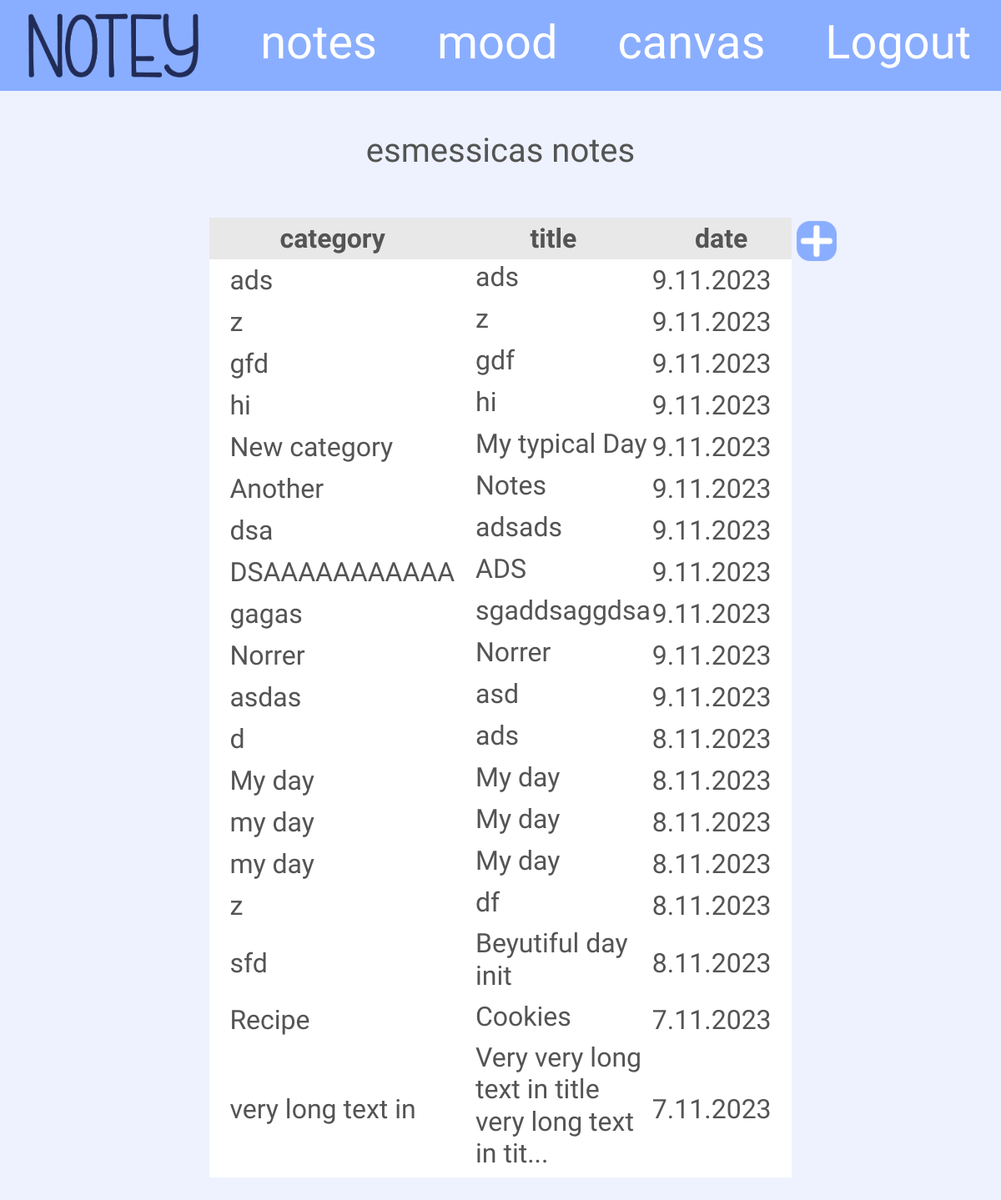
The page /note/ (signed in) on the database as committed earlier.
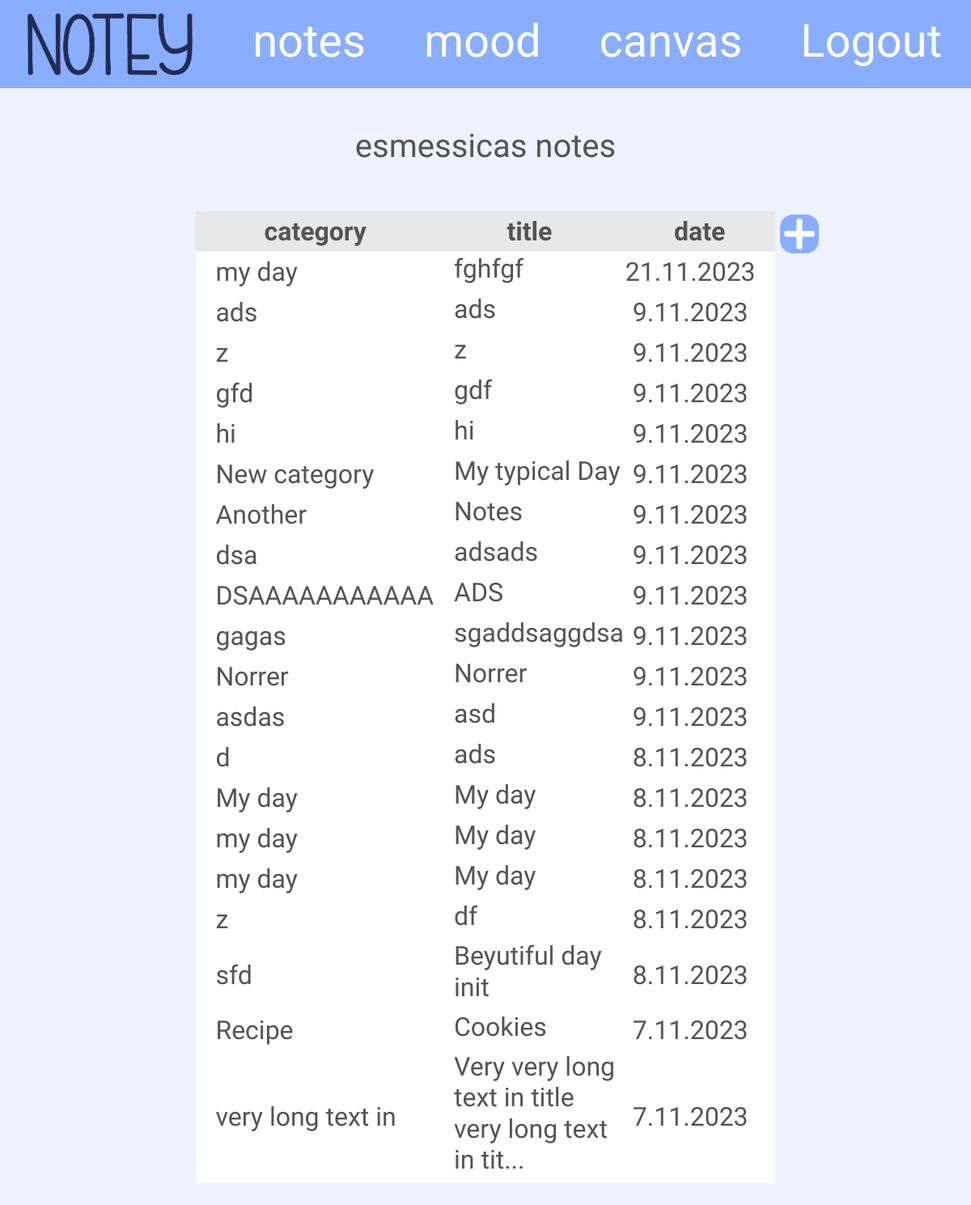
The same page on the database as committed later.
### notey_app/models.py (models this page shows, shortened)
class Note(models.Model):
    create_date = models.DateTimeField(default=timezone.now)
    category = models.CharField(max_length=100)
    title = models.CharField(max_length=225)
    text = models.TextField(blank=True, null=True)
    author = models.ForeignKey(User, on_delete=models.CASCADE, null=True, blank=True)

### notey_app/views.py (the view)
# urls.py: path('note/', views.NoteListView.as_view(), name='all_notes'),
class NoteListView(LoginRequiredMixin, ListView):
    login_url = 'login/'
    redirect_field_name = 'notey_app/note_detail.html'  # redirect to detail view
    model = Note
    def get_context_data(self, **kwargs):
        context = super().get_context_data(**kwargs)
        user = self.request.user
        user_notes = Note.objects.filter(author=user)
        context['user_has_notes'] = user_notes.exists()
        return context
    def get_queryset(self):
        return Note.objects.filter(author=self.request.user).order_by('-create_date')
    """
    with get query set - set SQL query in model.
    Grab post model.all objects and filter them based on condition.
    """

### notey_app/context_processors.py (called while the page is built)
def mood_context(request):
    mood = None
    if request.user.is_authenticated:
        today_date = date.today()
        mood_record = Mood.objects.filter(author=request.user, mood_date=today_date).first()
        mood = 'mood_advice' if mood_record else 'mood'
    return {'mood': mood}

### notey_app/templates/notey_app/note_list.html (shortened to what this page needs)
{% extends "notey_app/base.html" %}
{% block body_block %}
<div class="color_text patric-font normal-text">
    <h1 class=" text-center mt-5 mb-4"> {{user.username}}s notes </h1>
    <div class="base-container">
        <div>
        </div>
        {% if user_has_notes %}
             <table>
                      <thead class="gray-zone text-center container">
                        <tr >
                            <th class="head-table col-md-auto">category</th>
                            <th class="head-table col-8">title</th>
                            <th class="head-table col ">date</th>
                        </tr>
                      </thead>
                    <tbody>
                     {% for n in object_list %}
                         <tr class="clickable-row" data-href="{% url 'notey_app:note_detail' pk=n.pk %}">
                            <td class="ps-4">
                                    {% if n.category|length > 20 %}
                                        {{ n.category|slice:":20"|safe|linebreaksbr  }}...
                                    {% else %}
                                        {{ n.category|safe|linebreaksbr }}
                                    {% endif %}
                             </td>
                             <td class="ps-4">
                                <h2>
                                    {% if n.title|length > 50 %}
                                        {{ n.title|slice:"50"|safe|linebreaksbr  }}...
                                    {% else %}
                                        {{ n.title|safe|linebreaksbr }}
                                    {% endif %}
                                </h2>
                             </td>
                              <td class="text-center pe-4">
                                {{ n.create_date|date:"j.n.Y" }}
                              </td>
                         </tr>
                     </tbody>
                    {% endfor %}
             </table>
        <div class="">
            <button class="add-small all-notes-btn">
                <a href="{% url 'notey_app:create_note' %}">
                    <img class="add-small" src="/static/icons/add-blue.png" alt="add new note">
                </a>
            </button>
        </div>
    </div>
    {% else %}
        <p> You don't have any notes yet! </p>
    {% endif %}
</div>
{% endblock %}

### notey_app/templates/notey_app/base.html (shortened to what this page needs)
<!DOCTYPE html>
{% load static %}
<html lang="en">
<head>
    <link rel="stylesheet" href="//cdn.jsdelivr.net/npm/medium-editor@latest/dist/css/medium-editor.min.css" type="text/css" media="screen" charset="utf-8">
    <link rel="stylesheet" type="text/css" href="{% static 'css/style.css' %}">
    <link rel="stylesheet" type="text/css" href="{% static 'css/style-mobile.css'%}">
    <link href="https://cdn.jsdelivr.net/npm/bootstrap@5.0.2/dist/css/bootstrap.min.css" rel="stylesheet"
>
</head>
<body>
        <header class="primary-header" >
            <nav>
             <a class="navbar-brand activate" href="{% url 'index' %}"> <img class="logo_nav" src="{% static 'icons/notey.png' %}" alt="Notey"></a>
                <ul id="primary-navigation" data-visible="false" class="primary-navigation flex">
                        {% if user.is_authenticated %}
                            <li><a href="{% url 'notey_app:notes' %}">notes</a></li>
                            {% if mood == 'mood_advice' %}
                                <li><a href="{% url 'notey_app:mood_advice' %}">mood advice</a> </li>
                            {% else %}
                                <li><a href="{% url 'notey_app:mood' %}"> mood</a> </li>
                            {% endif %}
                            <li><a href="{% url 'notey_app:draw' %}">canvas</a> </li>
                                <form method="post" action="{% url 'logout' %}">
                                   <button type="submit">Logout</button>
                                </form>
                        {% else %}
                            <li><a href="{% url 'notey_app:about' %}">about</a></li>
                            <li><a href="{% url 'login' %}">login</a></li>
                        {% endif %}
                </ul>
            </nav>
        </header>
        <div class="purple-body color_text">
            {% block body_block %}
            {% endblock %}
    </div>
</body>
</html>

### static/css/style.css (style rules this page uses)
body { font-family: 'Patrick Hand', cursive; background: #EEF2FF; }
.color_text { color: #545454; }
.purple-body { background: #EEF2FF; padding: 0; margin: 0; min-height: 90vh; }
nav { display: flex; background-color: #8AAEFF; padding: 0.1rem 0 0.1rem 2vw; overflow: hidden; padding-bottom: 0.5rem; position: sticky; }
.logo_nav { margin: 0.5em 0 0.2rem 0.5em; max-height: 4em; }
form button { text-decoration: none; color: white; margin: 0 3vw; font-size: 3.5rem; font-family: 'Patrick Hand', cursive; transition: all 0.5s ease-out; background: none; border: none; padding: 0; cursor: pointer; color: white; }
nav ul { list-style-type: none; margin: 0; padding: 0; display: flex; justify-content: flex-end; align-items: center; }
nav li a { text-decoration: none; color: white; margin: 0 3vw; font-size: 3.5rem; font-family: 'Patrick Hand', cursive; transition: all 0.5s ease-out; }
nav .navbar-brand { font-size: 1.2rem; color: white; margin-right: auto; }
.patric-font { font-family: 'Patrick Hand', cursive; }
.normal-text { font-size: 2em; }
.base-container { display: grid; grid-template-columns: 1fr 2.5fr 1fr; grid-template-rows: 1fr; padding: 2rem 0 5rem 0; }
thead { background: #E8E8E8; }
tbody { background: white; }
.clickable-row { cursor: pointer; }
table { margin: 0 auto; max-width: 70vw; }
.add-small { width:3rem; border: none; background: none; }

Rows that differ between the two databases and show on the page:
added Note: category "my day", title "fghfgf", create_date "21.11.2023"
